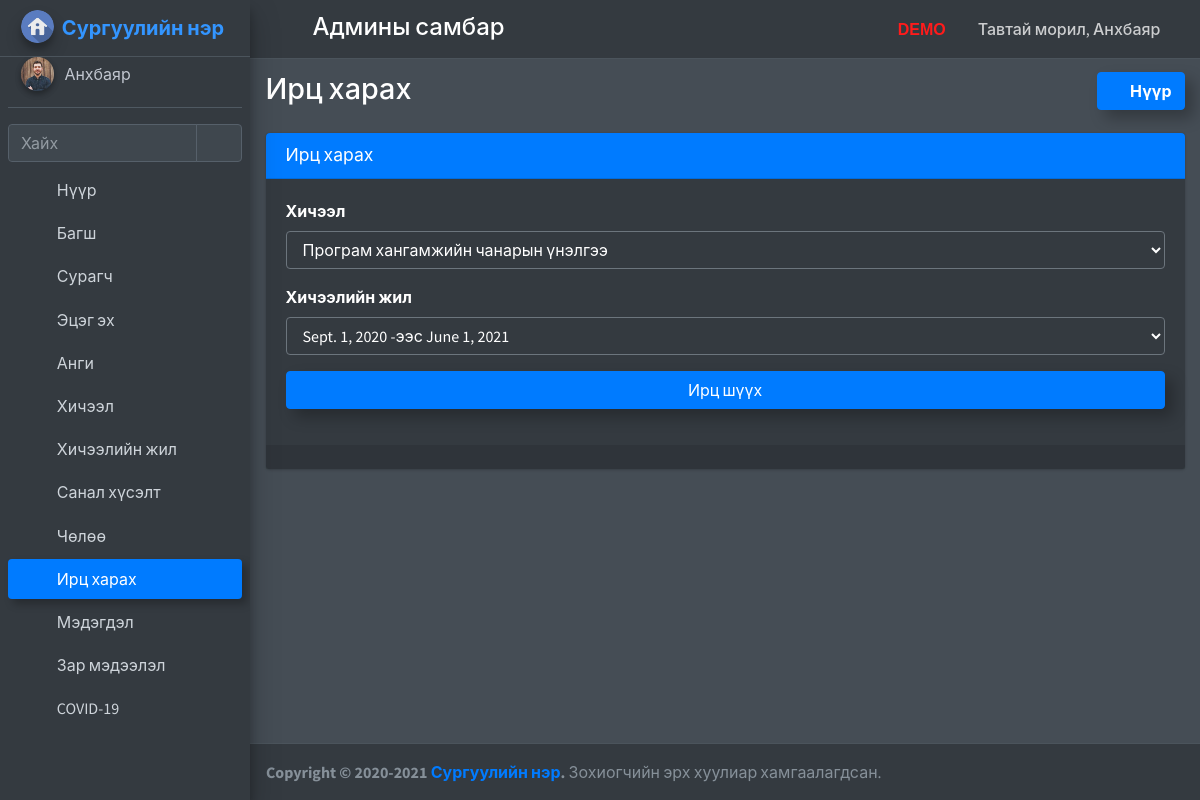
Screenshot of /admin_view_attendance (signed in) with the database file from the repository.
### school_management_app/models.py (models this page shows)
class CustomUser(AbstractUser):
    user_type_data=((1,"HOD"),(2,"Staff"),(3,"Student"),(4,"Parent"))
    user_type=models.CharField(default=1,choices=user_type_data,max_length=10)

class AdminHOD(models.Model):
    id=models.AutoField(primary_key=True)
    admin=models.OneToOneField(CustomUser,on_delete=models.CASCADE)
    created_at=models.DateTimeField(auto_now_add=True)
    updated_at=models.DateTimeField(auto_now_add=True)
    profile_pic=models.FileField(default="")
    objects=models.Manager()

### school_management_app/HodViews.py (the view)
# urls.py: path('admin_view_attendance', HodViews.admin_view_attendance,name="admin_view_attendance"),
def admin_view_attendance(request):
    user=CustomUser.objects.get(id=request.user.id)
    admin=AdminHOD.objects.get(admin=user)
    subjects=Subjects.objects.all()
    session_year_id=SessionYearModel.object.all()
    return render(request,"hod_template/admin_view_attendance.html",{"subjects":subjects,"admin":admin,"session_year_id":session_year_id})

### school_management_app/templates/hod_template/admin_view_attendance.html (shortened to what this page needs)
{% extends 'hod_template/base_template.html' %}
{% block page_title %}
Ирц харах
{% endblock page_title %}
{% block main_content %}
<section class="content">
  <div class="container-fluid">
    <div class="row">
      <div class="col-md-12">
        <div class="card card-primary">
          <div class="card-header">
            <h3 class="card-title">Ирц харах</h3>
          </div>
          <div class="card-body">
            <div class="form-group">
              <label>Хичээл </label>
              <select class="form-control" name="subject" id="subject">
                {% for subject in subjects %}
                <option value="{{ subject.id }}">{{ subject.subject_name }}</option>
                {% endfor %}
              </select>
            </div>
            <div class="form-group">
              <label>Хичээлийн жил </label>
              <select class="form-control" name="session_year_id" id="session_year_id">
                {% for session_year in session_year_id %}
                <option value="{{ session_year.id }}">{{ session_year.session_start_year }}  -ээс  {{ session_year.session_end_year }}</option>
                {% endfor %}
              </select>
            </div>
            <div class="form-group">
              <button type="button" class="btn btn-primary btn-block" id="fetch_attendance">Ирц шүүх</button>
            </div>
          </div>
          <div id="student_data" class="card-footer">
          </div>
        </div>
      </div>
    </div>
  </div>
</section>
{% endblock main_content %}

### school_management_app/templates/hod_template/base_template.html (shortened to what this page needs)
{% load static %}
<!DOCTYPE html>
<html>
<head>
  <link rel="stylesheet" href="{% static "plugins/fontawesome-free/css/all.min.css" %}">
  <link rel="stylesheet" href="https://code.ionicframework.com/ionicons/2.0.1/css/ionicons.min.css">
  <link rel="stylesheet" href="{% static "plugins/tempusdominus-bootstrap-4/css/tempusdominus-bootstrap-4.min.css" %}">
  <link rel="stylesheet" href="{% static "plugins/icheck-bootstrap/icheck-bootstrap.min.css" %}">
  <link rel="stylesheet" href="{% static "plugins/jqvmap/jqvmap.min.css" %}">
  <link rel="stylesheet" href="{% static "dist/css/adminlte.min.css" %}">
  <link rel="stylesheet" href="{% static "plugins/overlayScrollbars/css/OverlayScrollbars.min.css" %}">
  <link rel="stylesheet" href="{% static "plugins/daterangepicker/daterangepicker.css" %}">
  <link rel="stylesheet" href="{% static "plugins/summernote/summernote-bs4.css" %}">
  <link rel="stylesheet" href="{% static "custom/css/style.css" %}">
</head>
<body class="hold-transition sidebar-mini layout-fixed layout-navbar-fixed dark-mode">
  <div class="wrapper">
    <nav class="main-header navbar navbar-expand navbar-dark">
      <ul class="navbar-nav">
        <li class="nav-item">
          <a class="nav-link" data-widget="pushmenu" href="#"><i class="fas fa-bars"></i></a>
        </li>
      </ul>
      <h4 class="title-c1" style="margin-left: 10px; margin-top: 5px;">
        <span class="desktop">Админы самбар</span>
      </h4>
      <ul class="navbar-nav ml-auto">
        <li class="nav-item d-flex">
          <a class="nav-link">
            <span class="desktop-demo">DEMO</span>
        </li>
        <li class="nav-item d-flex">
          <a class="nav-link title-c2" style="white-space: nowrap; cursor: pointer;" data-toggle="dropdown" aria-haspopup="true" aria-expanded="false">
            <span class="hidden">Тавтай морил, </span>{{ user.last_name }}
            <i class="fas fa-angle-down"></i>
          </a>
        </li>
      </ul>
    </nav>
    {% include 'hod_template/sidebar_template.html' with user=user id=id %}
    <div class="content-wrapper">
      <div class="content-header">
        <div class="container-fluid">
          <div class="row mb-2">
            <div class="col-sm-6">
              <h1 class="m-0">
                {% block page_title %}
                {% endblock page_title %}
              </h1>
            </div>
            <div class="col-sm-6">
              <ol class="breadcrumb float-sm-right">
                <li class="breadcrumb-item"><a class="btn btn-primary font-weight-bold" href="{% url 'admin_home' %}"><i class="nav-icon fas fa-tachometer-alt mr-2"></i>Нүүр</a></li>
              </ol>
            </div>
          </div>
        </div>
      </div>
      {% block main_content %}{% endblock main_content %}
    </div>
    {% include 'hod_template/footer.html' %}
  </div>
</body>
</html>

### school_management_app/templates/hod_template/sidebar_template.html (shortened to what this page needs)
{% load static %}
<aside class="main-sidebar sidebar-dark-primary elevation-4">
  <a href="/admin_home" class="brand-link">
    <img src="{% static "dist/img/home-icon.png" %}" alt="logo" class="brand-image img-circle elevation-3"
      style="opacity: .9">
    <span class="brand-text font-weight-bold">Сургуулийн нэр</span>
  </a>
  <div class="sidebar">
    <div class="user-panel mt-3 pb-3 mb-3 d-flex">
      <div class="image">
        <img src="{{ admin.profile_pic }}" class="img-circle elevation-2 zoomD" alt="User Image">
      </div>
      <div class="info">
        <a href="{% url 'admin_profile' %}" class="d-block ">{{ user.last_name }}</a>
      </div>
    </div>
    <div class="form-inline">
      <div class="input-group" data-widget="sidebar-search">
        <input class="form-control form-control-sidebar" type="search" placeholder="Хайх" aria-label="Search">
        <div class="input-group-append">
          <button class="btn btn-sidebar" style="box-shadow: none !important;">
            <i class="fas fa-search fa-fw"></i>
          </button>
        </div>
      </div>
    </div>
    <nav class="mt-2">
      <ul class="nav nav-pills nav-sidebar flex-column nav-child-indent" data-widget="treeview" role="menu"
        data-accordion="false">
        <li class="nav-item">
          {% url 'admin_home' as admin_home %}
          <a href="{{ admin_home }}" class="nav-link {% if request.path == admin_home %} active {% endif %}">
            <i class="nav-icon fas fa-tachometer-alt"></i>
            <p>Нүүр</p>
          </a>
        </li>
        <li class="nav-item">
          {% url 'add_staff' as add_staff %}
          {% url 'manage_staff' as manage_staff %}
          {% url 'edit_staff' staff_id=id as edit_staff %}
          <a href="#" class="nav-link {% if request.path == add_staff %} active {% elif request.path == manage_staff %} active {% elif request.path == edit_staff %} active {% endif %}">
            <i class="nav-icon fas fa-chalkboard-teacher"></i>
            <p>Багш
              <i class="right fas fa-angle-left"></i>
            </p>
          </a>
        </li>
        <li class="nav-item">
          {% url 'add_student' as add_student %}
          {% url 'manage_student' as manage_student %}
          {% url 'edit_student' student_id=id as edit_student %}
          <a href="#" class="nav-link {% if request.path == add_student %} active {% elif request.path == manage_student %} active {% elif request.path == edit_student %} active {% endif %}">
            <i class="nav-icon fas fa-user-graduate"></i>
            <p>
              Сурагч
              <i class="right fas fa-angle-left"></i>
            </p>
          </a>
        </li>
        <li class="nav-item">
          {% url 'add_parent' as add_parent %}
          {% url 'manage_parent' as manage_parent %}
          {% url 'edit_parent' parent_id=id as edit_parent %}
          <a href="#" class="nav-link {% if request.path == add_parent %} active {% elif request.path == manage_parent %} active {% elif request.path == edit_parent %} active {% endif %}">
            <i class="nav-icon fas fa-users"></i>
            <p>
              Эцэг эх
              <i class="right fas fa-angle-left"></i>
            </p>
          </a>
        </li>
        <li class="nav-item">
          {% url 'add_course' as add_course %}
          {% url 'manage_course' as manage_course %}
          {% url 'edit_course' course_id=id as edit_course %}
          <a href="#" class="nav-link {% if request.path == add_course %} active {% elif request.path == manage_course %} active {% elif request.path == edit_course %} active {% endif %}">
            <i class="nav-icon fas fa-book"></i>
            <p>
              Анги
              <i class="right fas fa-angle-left"></i>
            </p>
          </a>
        </li>
        <li class="nav-item">
          {% url 'add_subject' as add_subject %}
          {% url 'manage_subject' as manage_subject %}
          {% url 'edit_subject' subject_id=id as edit_subject %}
          <a href="#" class="nav-link {% if request.path == add_subject %} active {% elif request.path == manage_subject %} active {% elif request.path == edit_subject %} active {% endif %}">
            <i class="nav-icon fas fa-book-open"></i>
            <p>
              Хичээл
              <i class="right fas fa-angle-left"></i>
            </p>
          </a>
        </li>
        <li class="nav-item">
          {% url 'add_session' as add_session %}
          {% url 'manage_session' as manage_session %}
          <a href="#" class="nav-link {% if request.path == add_session %} active {% elif request.path == manage_session %} active {% endif %}">
            <i class="nav-icon fas fa-calendar-alt"></i>
            <p>
              Хичээлийн жил
              <i class="right fas fa-angle-left"></i>
            </p>
          </a>
        </li>
        <li class="nav-item">
          {% url 'student_feedback_message' as student_feedback_message %}
          {% url 'staff_feedback_message' as staff_feedback_message %}
          {% url 'parent_feedback_message' as parent_feedback_message %}
          <a href="#" class="nav-link {% if request.path == student_feedback_message %} active {% elif request.path == staff_feedback_message %} active {% elif request.path == parent_feedback_message %} active {% endif %}">
            <i class="nav-icon fas fa-comments"></i>
            <p>
              Санал хүсэлт
              <i class="right fas fa-angle-left"></i>
            </p>
          </a>
        </li>
        <li class="nav-item">
          {% url 'student_leave_view' as student_leave_view %}
          {% url 'staff_leave_view' as staff_leave_view %}
          <a href="#" class="nav-link {% if request.path == student_leave_view %} active {% elif request.path == staff_leave_view %} active {% endif %}">
            <i class="nav-icon fas fa-sign-out-alt"></i>
            <p>
              Чөлөө
              <i class="right fas fa-angle-left"></i>
            </p>
          </a>
        </li>
        <li class="nav-item">
          {% url 'admin_view_attendance' as admin_view_attendance %}
          <a href="{% url 'admin_view_attendance' %}"
            class="nav-link {% if request.path == admin_view_attendance %} active {% endif %}">
            <i class="nav-icon fas fa-user-check"></i>
            <p>
              Ирц харах
            </p>
          </a>
        </li>
        <li class="nav-item">
          {% url 'admin_send_notification_staff' as admin_send_notification_staff %}
          {% url 'admin_send_notification_student' as admin_send_notification_student %}
          {% url 'admin_send_notification_parent' as admin_send_notification_parent %}
          <a href="#" class="nav-link ">
            <i class="nav-icon fas fa-bell"></i>
            <p>
              Мэдэгдэл
              <i class="right fas fa-angle-left"></i>
            </p>
          </a>
        </li>
        {% url 'manage_tnews' as manage_tnews %}
        {% url 'edit_tnews' TNews_id=id as edit_tnews %}
        {% url 'add_tnews' as add_tnews %}
        {% url 'view_tnews' TNews_id=id as view_tnews %}
        {% url 'manage_news' as manage_news %}
        {% url 'edit_news' News_id=id as edit_news %}
        {% url 'add_news' as add_news %}
        {% url 'view_news' News_id=id as view_news %}
        {% url 'manage_pnews' as manage_pnews %}
        {% url 'edit_pnews' PNews_id=id as edit_pnews %}
        {% url 'add_pnews' as add_pnews %}
        {% url 'view_pnews' PNews_id=id as view_pnews %}
        <li class="nav-item">
          <a href="#" class="nav-link
          ">
            <i class="nav-icon fas fa-newspaper"></i>
            <p>
              Зар мэдээлэл
              <i class="right fas fa-angle-left"></i>
            </p>
          </a>
        <li class="nav-item">
          {% url 'covid19' as covid19 %}
          <a href="{% url 'covid19' %}" class="nav-link {% if request.path == covid19 %} active {% endif %}">
            <i class="nav-icon fas fa-virus"></i>
            <p>
              COVID-19
            </p>
          </a>
        </li>
      </ul>
    </nav>
  </div>
</aside>

### school_management_app/static/custom/css/style.css (style rules this page uses)
.breadcrumb-item { margin-top: 10px; display: none; }
@media screen and (min-width: 992px) { .breadcrumb-item { margin-top: 0px; display: inline-block; } }
.btn { box-shadow: 8px 8px 15px rgba(0, 0, 0, 0.267) !important; }

### school_management_app/templates/hod_template/base_template.html (style rules this page uses)
.title-c1 { font-size: 20px; }
.desktop { font-size: 0px; }
.desktop-demo { font-size: 0px; }
.title-c2 { font-size: 15px; }
.hidden { font-size: 0; }
@media screen and (min-width: 992px) { .title-c1 { font-size: 24px; } }
@media screen and (min-width: 992px) { .desktop { font-size: 24px; } }
@media screen and (min-width: 992px) { .desktop-demo { font-size: 1rem; color: #ff1b1b; font-weight: 700; font-family: sans-serif; } }
@media screen and (min-width: 992px) { .title-c2 { font-size: 16px; font-weight: 500; } }
@media screen and (min-width: 992px) { .hidden { font-size: 16px; } }

### school_management_app/templates/hod_template/sidebar_template.html (style rules this page uses)
.zoomD { cursor: zoom-in; }
.nav-link.active { box-shadow: 5px 5px 8px rgba(0, 0, 0, 0.267) !important; }

### rows the page displays
CustomUser: last_name "Анхбаяр"
AdminHOD: profile_pic (picture)

### other values shown
form field subject "Програм хангамжийн чанарын үнэлгээ"
form field session_year_id "Sept. 1, 2020 -ээс June 1, 2021"
